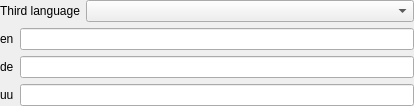
<?xml version="1.0" encoding="UTF-8"?>
<ui version="4.0">
 <class>QtExt::LanguageStringEditWidget3</class>
 <widget class="QWidget" name="QtExt::LanguageStringEditWidget3">
  <property name="geometry">
   <rect>
    <x>0</x>
    <y>0</y>
    <width>414</width>
    <height>105</height>
   </rect>
  </property>
  <property name="windowTitle">
   <string>Form</string>
  </property>
  <layout class="QGridLayout" name="gridLayout" columnstretch="0,1">
   <property name="leftMargin">
    <number>0</number>
   </property>
   <property name="topMargin">
    <number>0</number>
   </property>
   <property name="rightMargin">
    <number>0</number>
   </property>
   <property name="bottomMargin">
    <number>0</number>
   </property>
   <item row="0" column="0">
    <widget class="QLabel" name="labelLanguageSelection">
     <property name="text">
      <string>Third language</string>
     </property>
    </widget>
   </item>
   <item row="0" column="1">
    <widget class="QComboBox" name="comboBoxThirdLanguage"/>
   </item>
   <item row="1" column="0" colspan="2">
    <layout class="QFormLayout" name="formLayout">
     <item row="0" column="0">
      <widget class="QLabel" name="label">
       <property name="text">
        <string>en</string>
       </property>
      </widget>
     </item>
     <item row="0" column="1">
      <widget class="QLineEdit" name="lineEditEnglish"/>
     </item>
     <item row="1" column="0">
      <widget class="QLabel" name="labelCurrentLanguageCaption">
       <property name="text">
        <string>de</string>
       </property>
      </widget>
     </item>
     <item row="1" column="1">
      <widget class="QLineEdit" name="lineEditCurrent"/>
     </item>
     <item row="2" column="0">
      <widget class="QLabel" name="labelThirdLanguageCaption">
       <property name="text">
        <string>uu</string>
       </property>
      </widget>
     </item>
     <item row="2" column="1">
      <widget class="QLineEdit" name="lineEdit3rdLanguage"/>
     </item>
    </layout>
   </item>
  </layout>
 </widget>
 <resources/>
 <connections/>
</ui>
